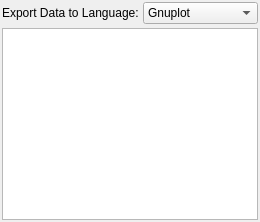
         <widget class="QWidget" name="tabExport">
          <attribute name="title">
           <string>Export</string>
          </attribute>
          <layout class="QGridLayout" name="gridLayout_10">
           <property name="margin">
            <number>2</number>
           </property>
           <property name="spacing">
            <number>4</number>
           </property>
           <item row="0" column="0">
            <widget class="QLabel" name="label_14">
             <property name="text">
              <string>Export Data to Language:</string>
             </property>
            </widget>
           </item>
           <item row="0" column="1">
            <widget class="QComboBox" name="comboExport">
             <item>
              <property name="text">
               <string>Gnuplot</string>
              </property>
             </item>
             <item>
              <property name="text">
               <string>C++ / Root</string>
              </property>
             </item>
             <item>
              <property name="text">
               <string>Python</string>
              </property>
             </item>
             <item>
              <property name="text">
               <string>Julia</string>
              </property>
             </item>
             <item>
              <property name="text">
               <string>Hermelin</string>
              </property>
             </item>
            </widget>
           </item>
           <item row="1" column="0" colspan="2">
            <widget class="QTextEdit" name="textExportedFile">
             <property name="undoRedoEnabled">
              <bool>false</bool>
             </property>
             <property name="lineWrapMode">
              <enum>QTextEdit::NoWrap</enum>
             </property>
             <property name="readOnly">
              <bool>true</bool>
             </property>
             <property name="acceptRichText">
              <bool>false</bool>
             </property>
            </widget>
           </item>
          </layout>
         </widget>
